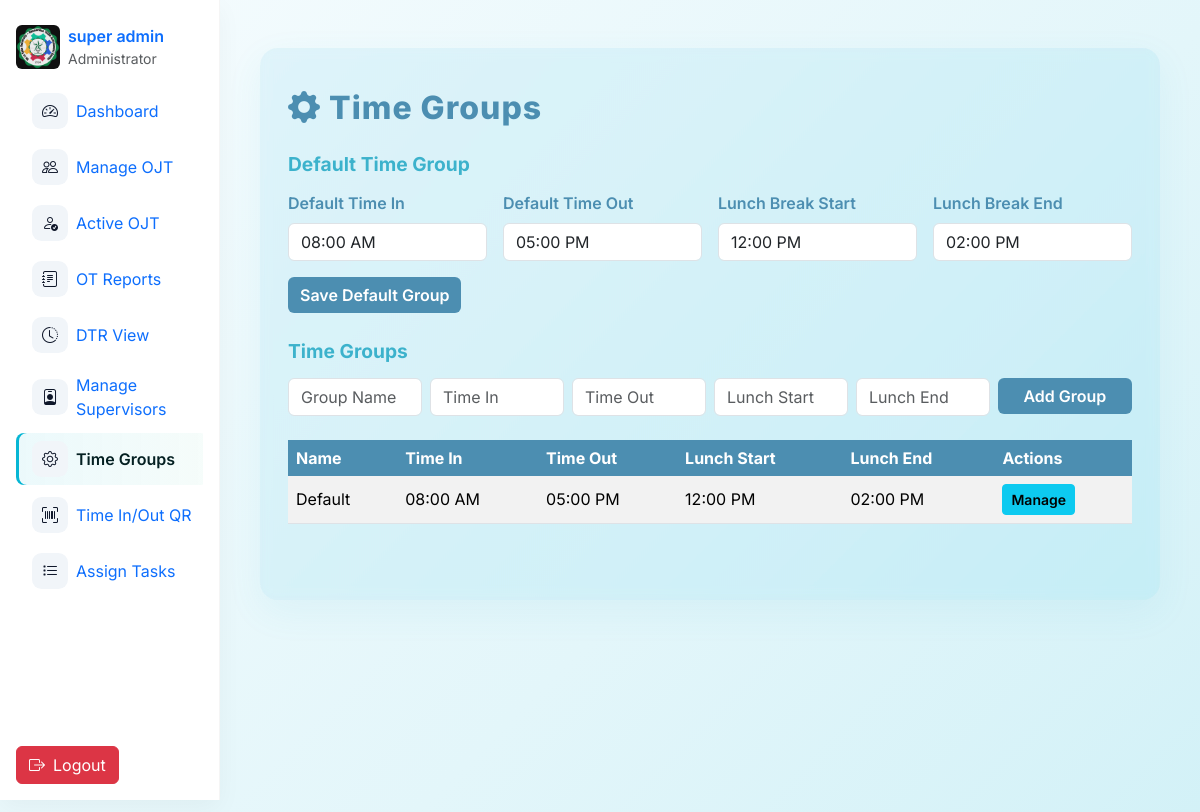
The app's page /admin/sitesettings.php (signed in) with its own data.
### tables this page shows
CREATE TABLE `users` (
  `id` int(11) NOT NULL,
  `username` varchar(50) NOT NULL,
  `email` varchar(100) NOT NULL,
  `password` varchar(255) NOT NULL,
  `role` enum('super_admin','admin','ojt') NOT NULL,
  `fname` varchar(50) DEFAULT NULL,
  `mname` varchar(225) DEFAULT NULL,
  `lname` varchar(50) DEFAULT NULL,
  `position` varchar(100) DEFAULT NULL,
  `age` int(11) DEFAULT NULL,
  `mobile` varchar(15) DEFAULT NULL,
  `school_org` varchar(100) DEFAULT NULL,
  `full_name` varchar(100) DEFAULT NULL,
  `bio` varchar(255) DEFAULT NULL,
  `profile_img` varchar(255) DEFAULT NULL,
  `adviser_id` int(11) DEFAULT NULL,
  `status` enum('active','restricted') NOT NULL DEFAULT 'active',
  `face_descriptor` text DEFAULT NULL
);

CREATE TABLE `time_groups` (
  `id` int(11) NOT NULL,
  `name` varchar(255) NOT NULL,
  `time_in` time NOT NULL,
  `time_out` time NOT NULL,
  `lunch_start` time DEFAULT '12:00:00',
  `lunch_end` time DEFAULT '13:00:00'
);

### admin/sitesettings.php (the view, shortened to what this page needs)
<?php
include '../db.php';
include 'nav.php';
$stmt = $oat->prepare("SELECT time_in, time_out, lunch_start, lunch_end FROM time_groups WHERE name = 'Default' LIMIT 1");
$stmt->execute();
$settings = $stmt->get_result()->fetch_assoc();
$default_time_in = !empty($settings['time_in']) ? $settings['time_in'] : '08:00:00';
$default_time_out = !empty($settings['time_out']) ? $settings['time_out'] : '17:00:00';
$lunch_start = !empty($settings['lunch_start']) ? $settings['lunch_start'] : '12:00:00';
$lunch_end = !empty($settings['lunch_end']) ? $settings['lunch_end'] : '13:00:00';
$time_groups = $oat->query("SELECT * FROM time_groups ORDER BY name");
?>
<!DOCTYPE html>
<html lang="en">
<head>
    <link href="https://cdn.jsdelivr.net/npm/bootstrap@5.3.2/dist/css/bootstrap.min.css" rel="stylesheet">
    <link rel="stylesheet" href="https://cdn.jsdelivr.net/npm/flatpickr/dist/flatpickr.min.css">
</head>
<body>
    <div class="glass">
        <div class="settings-title"><i class="bi bi-gear-fill me-2"></i>Time Groups</div>
        <form method="post" class="mb-4">
            <div class="section-title">Default Time Group</div>
            <div class="row g-3">
                <div class="col-md-3">
                    <label for="default_time_in" class="form-label">Default Time In</label>
                    <input type="text" id="default_time_in" name="default_time_in" class="form-control time-picker" value="<?= htmlspecialchars(date('h:i A', strtotime($default_time_in))) ?>" required>
                </div>
                <div class="col-md-3">
                    <label for="default_time_out" class="form-label">Default Time Out</label>
                    <input type="text" id="default_time_out" name="default_time_out" class="form-control time-picker" value="<?= htmlspecialchars(date('h:i A', strtotime($default_time_out))) ?>" required>
                </div>
                <div class="col-md-3">
                    <label for="lunch_start" class="form-label">Lunch Break Start</label>
                    <input type="text" id="lunch_start" name="lunch_start" class="form-control time-picker" value="<?= htmlspecialchars(date('h:i A', strtotime($lunch_start))) ?>" required>
                </div>
                <div class="col-md-3">
                    <label for="lunch_end" class="form-label">Lunch Break End</label>
                    <input type="text" id="lunch_end" name="lunch_end" class="form-control time-picker" value="<?= htmlspecialchars(date('h:i A', strtotime($lunch_end))) ?>" required>
                </div>
            </div>
            <button type="submit" class="btn btn-primary mt-3">Save Default Group</button>
        </form>
        <div class="section-title">Time Groups</div>
        <form method="post" class="mb-4">
            <div class="row g-2">
                <div class="col-md-2">
                    <input type="text" name="group_name" class="form-control" placeholder="Group Name" required>
                </div>
                <div class="col-md-2">
                    <input type="text" name="group_time_in" class="form-control time-picker" placeholder="Time In" required>
                </div>
                <div class="col-md-2">
                    <input type="text" name="group_time_out" class="form-control time-picker" placeholder="Time Out" required>
                </div>
                <div class="col-md-2">
                    <input type="text" name="group_lunch_start" class="form-control time-picker" placeholder="Lunch Start" required>
                </div>
                <div class="col-md-2">
                    <input type="text" name="group_lunch_end" class="form-control time-picker" placeholder="Lunch End" required>
                </div>
                <div class="col-md-2">
                    <button type="submit" name="add_time_group" class="btn btn-success w-100">Add Group</button>
                </div>
            </div>
        </form>
        <div class="table-responsive mb-4">
            <table class="table table-striped align-middle">
                <thead>
                    <tr>
                        <th>Name</th>
                        <th>Time In</th>
                        <th>Time Out</th>
                        <th>Lunch Start</th>
                        <th>Lunch End</th>
                        <th>Actions</th>
                    </tr>
                </thead>
                <tbody>
                    <?php while ($group = $time_groups->fetch_assoc()): ?>
                        <tr>
                            <td><?= htmlspecialchars($group['name']) ?></td>
                            <td><?= date('h:i A', strtotime($group['time_in'])) ?></td>
                            <td><?= date('h:i A', strtotime($group['time_out'])) ?></td>
                            <td><?= date('h:i A', strtotime($group['lunch_start'])) ?></td>
                            <td><?= date('h:i A', strtotime($group['lunch_end'])) ?></td>
                            <td>
                                <button class="btn btn-sm btn-info" onclick="showGroupUsersModal(<?= $group['id'] ?>, '<?= htmlspecialchars($group['name'], ENT_QUOTES) ?>')">Manage</button>
                            </td>
                        </tr>
                    <?php endwhile; ?>
                </tbody>
            </table>
        </div>
    </div>
</body>
</html>

### admin/nav.php (shortened to what this page needs)
<?php
if (!function_exists('active')) {
    function active($page, $current) { return $page === $current ? 'active' : ''; }
}
$current = basename($_SERVER['PHP_SELF'] ?? '');
$avatar = 'uploads/noimg.png';
if (isset($_SESSION['avatar']) && $_SESSION['avatar'] && file_exists('../' . $_SESSION['avatar'])) {
    $avatar = $_SESSION['avatar'];
} else if (isset($_SESSION['user_id'])) {
    include_once '../db.php';
    $admin_id = (int)$_SESSION['user_id'];
    $result = $oat->query("SELECT profile_img FROM users WHERE id = $admin_id LIMIT 1");
    if ($result && $row = $result->fetch_assoc()) {
        if (!empty($row['profile_img']) && file_exists('../' . $row['profile_img'])) {
            $avatar = $row['profile_img'];
        }
    }
}
if (
    empty($_SESSION['fname']) ||
    empty($_SESSION['lname']) ||
    !isset($_SESSION['mname'])
) {
    include_once '../db.php';
    $admin_id = (int)$_SESSION['user_id'];
    $result = $oat->query("SELECT fname, mname, lname, profile_img FROM users WHERE id = $admin_id LIMIT 1");
    if ($result && $row = $result->fetch_assoc()) {
        if (!empty($row['profile_img']) && file_exists('../' . $row['profile_img'])) {
            $avatar = $row['profile_img'];
        }
    }
}
?>
<link href="https://cdn.jsdelivr.net/npm/bootstrap@5.3.2/dist/css/bootstrap.min.css" rel="stylesheet">
<link href="https://cdn.jsdelivr.net/npm/bootstrap-icons@1.10.5/font/bootstrap-icons.css" rel="stylesheet">
<nav id="sb-sidebar" class="d-none d-lg-flex flex-column" aria-label="Sidebar">
  <a href="adminprofileedit.php" class="d-flex align-items-center text-decoration-none mb-3">
    <img src="../<?php echo htmlspecialchars($avatar); ?>?t=<?php echo time(); ?>" alt="avatar" class="rounded me-2" style="width:44px;height:44px;object-fit:cover">
    <div class="d-flex flex-column">
      <span class="fw-semibold"><?php echo htmlspecialchars(($_SESSION['fname'] ?? '') . ' ' . ($_SESSION['lname'] ?? '')); ?></span>
      <small class="text-muted">Administrator</small>
    </div>
  </a>
  <div class="sb-nav nav flex-column gap-1" role="menu">
    <a class="nav-link d-flex align-items-center <?php echo active('admin.php',$current); ?>" href="admin.php" title="Dashboard" data-bs-toggle="tooltip" data-bs-placement="right">
      <div class="sb-icon"><i class="bi bi-speedometer2"></i></div>
      <div class="nav-label ms-2">Dashboard</div>
    </a>
    <a class="nav-link d-flex align-items-center <?php echo active('manageojt.php',$current); ?>" href="manageojt.php" title="Manage OJT" data-bs-toggle="tooltip" data-bs-placement="right">
      <div class="sb-icon"><i class="bi bi-people"></i></div>
      <div class="nav-label ms-2">Manage OJT</div>
    </a>
    <a class="nav-link d-flex align-items-center <?php echo active('activeojt.php',$current); ?>" href="activeojt.php" title="Active OJT" data-bs-toggle="tooltip" data-bs-placement="right">
      <div class="sb-icon"><i class="bi bi-person-check"></i></div>
      <div class="nav-label ms-2">Active OJT</div>
    </a>
    <a class="nav-link d-flex align-items-center <?php echo active('otreports.php',$current); ?>" href="otreports.php" title="OT Reports" data-bs-toggle="tooltip" data-bs-placement="right">
      <div class="sb-icon"><i class="bi bi-journal-text"></i></div>
      <div class="nav-label ms-2">OT Reports</div>
    </a>
    <a class="nav-link d-flex align-items-center <?php echo active('dtruserview.php',$current); ?>" href="dtruserview.php" title="DTR View" data-bs-toggle="tooltip" data-bs-placement="right">
      <div class="sb-icon"><i class="bi bi-clock-history"></i></div>
      <div class="nav-label ms-2">DTR View</div>
    </a>
<?php if ($_SESSION['role'] === 'super_admin'): ?>
    <a class="nav-link d-flex align-items-center <?php echo active('manage_admins.php',$current); ?>" href="manage_admins.php" title="Manage Supervisors" data-bs-toggle="tooltip" data-bs-placement="right">
      <div class="sb-icon"><i class="bi bi-person-badge"></i></div>
      <div class="nav-label ms-2">Manage <br> Supervisors</div>
    </a>
<?php endif; ?>
<?php if ($_SESSION['role'] === 'super_admin'): ?>
    <a class="nav-link d-flex align-items-center <?php echo active('sitesettings.php',$current); ?>" href="sitesettings.php" title="Site Settings" data-bs-toggle="tooltip" data-bs-placement="right">
      <div class="sb-icon"><i class="bi bi-gear"></i></div>
      <div class="nav-label ms-2">Time Groups</div>
    </a>
<?php endif; ?>
    <a class="nav-link d-flex align-items-center <?php echo active('qr_generator.php',$current); ?>" href="qr_generator.php" title="QR Generator" data-bs-toggle="tooltip" data-bs-placement="right">
      <div class="sb-icon"><i class="bi bi-upc-scan"></i></div>
      <div class="nav-label ms-2">Time In/Out QR</div>
    </a>
    <a class="nav-link d-flex align-items-center <?php echo active('assign.php',$current); ?>" href="assign.php" title="Assign Tasks" data-bs-toggle="tooltip" data-bs-placement="right">
      <div class="sb-icon"><i class="bi bi-list-task"></i></div>
      <div class="nav-label ms-2">Assign Tasks</div>
    </a>
  </div>
  <div class="sb-actions d-flex gap-2 mt-auto">
    <a href="logout.php" class="btn btn-danger d-flex align-items-center justify-content-center" title="Logout" data-bs-toggle="tooltip" data-bs-placement="right">
      <i class="bi bi-box-arrow-right"></i>
      <span class="label ms-2">Logout</span>
    </a>
  </div>
</nav>

### admin/nav.php (style rules this page uses)
:root { --sb-w:220px; --sb-cw:72px; }
#sb-sidebar { position: fixed; top: 0; left: 0; height: 100vh; width: var(--sb-w); z-index: 1040; transition: transform .22s ease, width .18s ease; }
body { padding-left: var(--sb-w); transition: padding-left .18s ease; font-family: 'Inter', sans-serif; }
#sb-sidebar { position:fixed; top:0; left:0; height:100vh; width:var(--sb-w); padding:1rem; background:#fff; border-right:1px solid rgba(0,0,0,.04); box-shadow:0 8px 24px rgba(10,10,10,.04); transition:width .18s ease; z-index:1040; overflow:hidden; }
.sb-icon { width:36px; height:36px; display:grid; place-items:center; border-radius:.6rem; background:#f1f5f9; color:#0f172a; flex:0 0 36px; }
.nav-label { white-space:nowrap; overflow:hidden; text-overflow:ellipsis; transition:opacity .12s ease, max-width .18s ease; max-width:160px; opacity:1; }
.nav-link.active { background:linear-gradient(90deg, rgba(6,182,212,.08), rgba(16,185,129,.04)); box-shadow: inset 3px 0 0 #06b6d4; color:#042022; font-weight:600; border-radius:.5rem; }
.sb-nav { overflow-y:auto; max-height:calc(100vh - 220px); scrollbar-width:none; -ms-overflow-style:none; }
.sb-actions .label { transition:opacity .12s ease, max-width .18s ease; }

### admin/sitesettings.php (style rules this page uses)
:root { --primary: #4c8eb1; --primary-dark: #3cb2cc; --light: #f8fafc; --dark: #0f172a; --border: #e2e8f0; }
body { background: linear-gradient(135deg, #f6fcfe 0%, #e3f6fa 60%, #d2f1f7 100%); font-family: 'Inter', sans-serif; min-height: 100vh; }
.glass { background: rgba(60, 178, 204, 0.09); border-radius: 18px; box-shadow: 0 12px 36px rgba(60,178,204,0.08); max-width: 900px; margin: 48px auto; padding: 36px 28px; backdrop-filter: blur(6px) saturate(120%); }
.settings-title { font-size: 2rem; font-weight: 800; color: var(--primary); margin-bottom: 18px; letter-spacing: 1px; }
.section-title { font-size: 1.2rem; font-weight: 700; color: var(--primary-dark); margin-bottom: 12px; }
.form-label { font-weight: 600; color: var(--primary); }
.btn-primary, .btn-success { background: var(--primary); border: none; font-weight: 600; }
.btn-info, .btn-warning { font-weight: 600; }
.table th { background: var(--primary); color: #fff; border: none; }
.table td { vertical-align: middle; }

### records on screen
users: profile_img (picture)
time_groups: default_time_in "08:00 AM", default_time_out "05:00 PM", lunch_start "12:00 PM", lunch_end "02:00 PM", name "Default", time_in "08:00 AM", time_out "05:00 PM"
